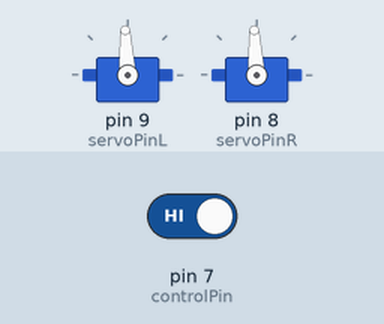
Simulated run of this sketch. Board: Arduino Uno, built with avr-gcc and run on an emulated ATmega328P. Parts: 2 × servo. The inputs (shaded band) are chosen by the test bench; at power-on: pin 7 (controlPin) HIGH.

Above: at 15.2 s.
15.3 s: pin 7 (controlPin) driven LOW
At 16.1 s:
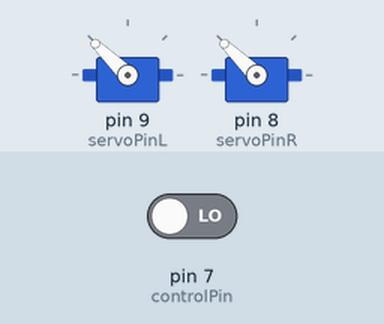
16.8 s: pin 7 (controlPin) driven HIGH
At 17.3 s:
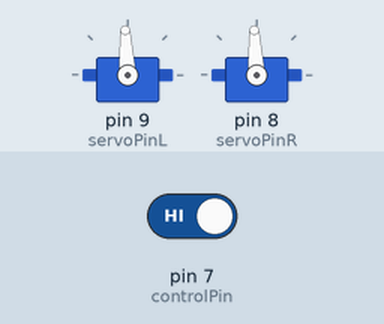
Timing chart, 0 to 19.8 s (numbered marks = the images above; inputs shaded):
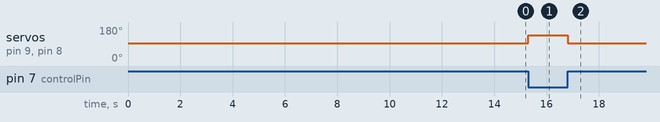

Measured:
- after the input at 15.3 s, servo on pin 9 (servoPinL), servo on pin 8 (servoPinR): 93° → 136° at once
- after the input at 16.8 s, servo on pin 9 (servoPinL), servo on pin 8 (servoPinR): 136° → 93° at once

The sketch:

ApisESC.ino
```cpp
#include <Servo.h>

byte servoPinL = 9; // signal pin for the ESC.
byte servoPinR = 8; // signal pin for the ESC.
byte controlPin = 7;
unsigned long lastUpdate = 0;
Servo servoL;
Servo servoR;

int speed = 1950;

void setup()
{
  pinMode(7, INPUT);
  delay(7000);// wait untill ESCs boot up
  servoL.attach(servoPinL);
  servoR.attach(servoPinR);
  servoL.writeMicroseconds(1500); // send "stop" signal to ESC. Also necessary to arm the ESC.
  servoR.writeMicroseconds(1500);
  delay(7000); // delay to allow the ESC to recognize the stopped signal.
}

void loop()
{
  int controlVal = digitalRead(controlPin); // read input from potentiometer.

  if (controlVal == LOW)
  {
      servoL.writeMicroseconds(speed); // Send signal to ESC.
      servoR.writeMicroseconds(speed);
  }
  else
  {
    servoL.writeMicroseconds(1500);
    servoR.writeMicroseconds(1500);
  }
}
```
